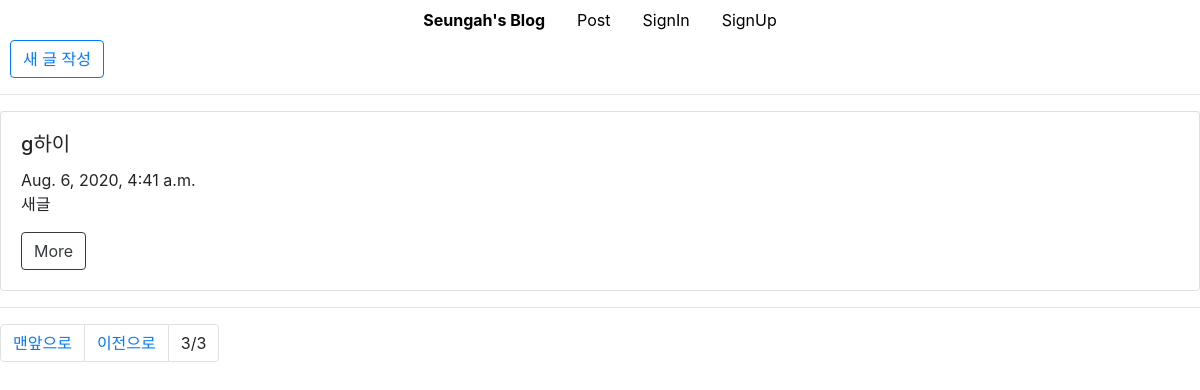
The page /post/list/?page=3 on the database as committed earlier.
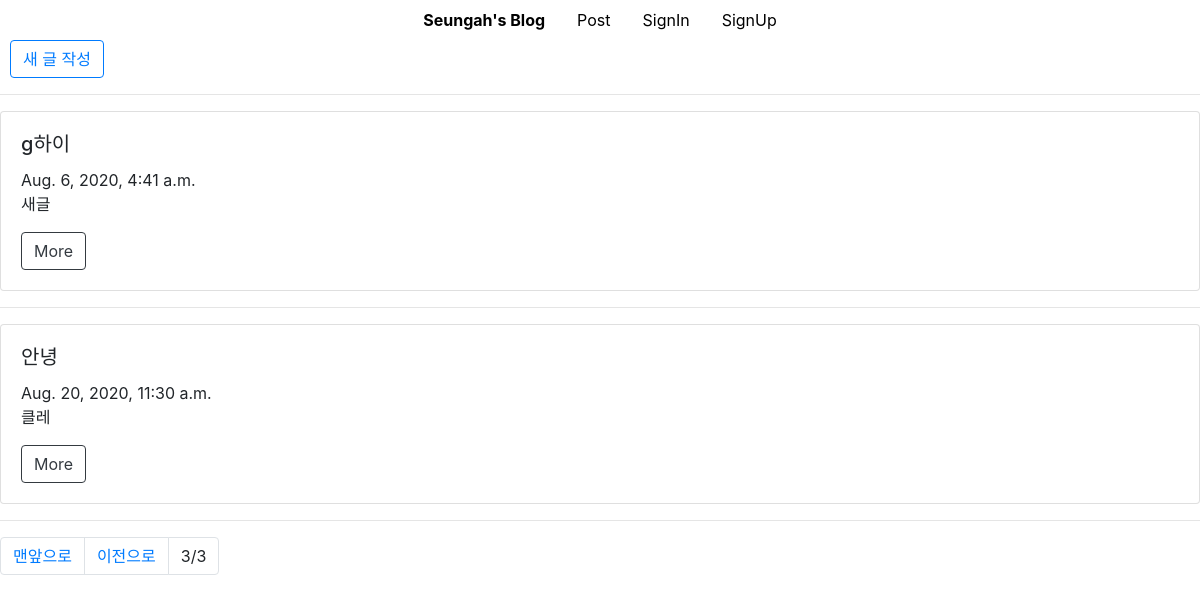
The same page on the database as committed later.
### post/models.py (models this page shows, shortened)
class Blog(models.Model):
    title = models.CharField(max_length=200)
    pub_date = models.DateTimeField('date published')
    body = models.TextField()
    def summary(self):
        return self.body[:2]

### post/views.py (the view)
# urls.py: path('list/', views.read_blog_list, name = 'read_blog_list'),
def read_blog_list(request):
    blogs = Blog.objects.all()  # 쿼리셋 = 전달받은 모델의 객체 목록 # 쿼리셋을 템플릿으로 보내기
    paginator = Paginator(blogs,2)
    page = request.GET.get('page')
    posts = paginator.get_page(page)
    return render(request, 'post/blog_list.html', {'posts': posts})

### post/templates/post/blog_list.html (shortened to what this page needs)
{% extends 'base.html' %}
{% block contents %}
    <button type="button" class="btn btn-outline-primary" style="margin-left: 10px">
        <a href="{% url 'blog_new' %}">새 글 작성
        </a>
    </button>
    <hr>
    {% for post in posts %}
        <div class="card" style="width: 100%;">
            <div class="card-body">
                <h5 class="card-title">{{ post.title }}</h5>
                {{ post.pub_date }}
                <p class="card-text">{{ post.summary }}</p>
                <a href="{% url 'read_blog_detail' post.id %}" class="btn btn-outline-dark">More</a>
            </div>
        </div>
        <hr>
    {% endfor %}
<nav aria-label="Page navigation example">
  <ul class="pagination">
      {% if posts.has_previous %}
    <li class="page-item"><a class="page-link" href="?page=1">맨앞으로</a></li>
    <li class="page-item"><a class="page-link" href="?page={{ posts.previous_page_number }}">이전으로</a></li>
      {% endif %}
       <li class="page-item"><a class="page-link">{{posts.number}}/{{posts.paginator.num_pages}}</a></li>
  </ul>
</nav>
{% endblock %}

### templates/base.html (shortened to what this page needs)
<!doctype html>
<html lang="en">
<head>
    <link rel="stylesheet" href="https://stackpath.bootstrapcdn.com/bootstrap/4.5.0/css/bootstrap.min.css">
</head>
<body>
<ul class="nav justify-content-center" style="background-color: white" >
    <li class="nav-item">
        <a class="nav-link" href="{% url 'main'  %}" style="color: black"><B>Seungah's Blog</B></a>
    </li>
    <li class="nav-item">
        <a class="nav-link" href="{% url 'read_blog_list'  %}" style="color: black">Post</a>
    </li>
    {% if user.is_authenticated %}
    안녕하세요! {{ user }}님!
         <a class="nav-link" href="{% url 'signout' %}" style="color: black">SignOut</a>
    {% else %}
        <li class="nav-item">
            <a class="nav-link" href="{% url 'signin' %}" style="color: black">SignIn</a>
        </li>
        <li class="nav-item">
            <a class="nav-link" href="{% url 'signup' %}" style="color: black">SignUp</a>
        </li>
    {% endif %}
</ul>
{% block contents %}
{% endblock %}
</body>
</html>

Rows that differ between the two databases and show on the page:
added Blog: title "안녕", pub_date "Aug. 20, 2020, 11:30 a.m.", summary "클레"
